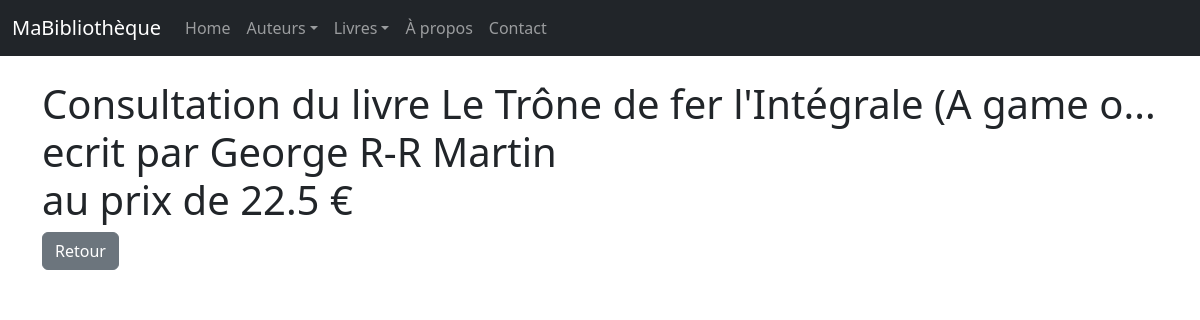
The app's page /livres/2/view/ with its own data.
### monApp/models.py (models this page shows, shortened)
class Livre(db.Model):
    idL = db.Column( db.Integer, primary_key=True )
    Prix = db.Column( db.Float )
    Titre = db.Column( db.String(100) )
    Url = db.Column( db.String(255) )
    Img = db.Column( db.String(255) )
    auteur_id = db.Column (db.Integer , db.ForeignKey ("auteur.idA") )
    auteur = db.relationship ("Auteur", backref =db.backref ("livres", lazy="dynamic") )

class Auteur(db.Model):
    idA = db.Column( db.Integer, primary_key=True )
    Nom = db.Column( db.String(100) )

### monApp/views.py (the view)
@app.route('/livres/<idL>/view/')
def viewLivre(idL):
    unLivre = Livre.query.get(idL)
    unForm = FormLivre(idL=unLivre.idL , Titre=unLivre.Titre , Auteur=unLivre.auteur)
    return render_template("livre_view.html",selectedLivre=unLivre, viewForm=unForm)

### monApp/templates/livre_view.html (shortened to what this page needs)
{% extends "base.html" %}
{% block main %}
<h1> Consultation du livre {{ selectedLivre.Titre }} <br> ecrit par {{selectedLivre.auteur.Nom}} <br> au prix de {{selectedLivre.Prix}} €</h1>
<form role="form" method="POST" action="">
<a href="{{ url_for('getLivres') }}" class="btn btn-secondary">Retour</a>
</form >
{% endblock %}

### monApp/static/css/style.css (style rules this page uses)
h1 { color: red; }
body { font-family: sans-serif; }

### records on screen
Livre: Titre "Le Trône de fer l'Intégrale (A game o...", Prix "22.5"
Auteur: auteur.Nom "George R-R Martin"
